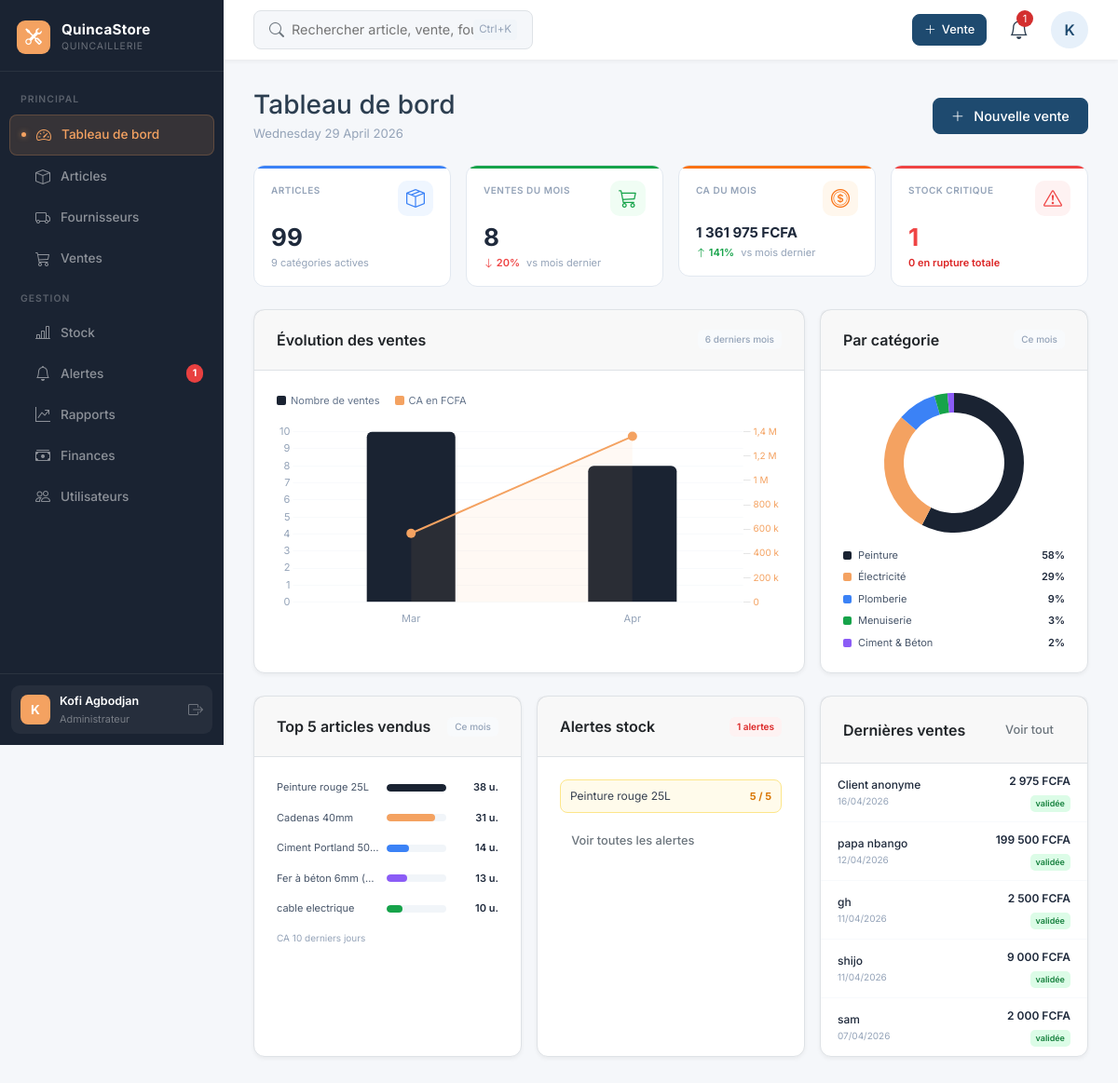
/dashboard.php (signed in), run on the app's committed database.
### tables this page shows
CREATE TABLE `articles` (
  `id` int(11) NOT NULL,
  `nom` varchar(200) NOT NULL,
  `categorie` varchar(100) DEFAULT NULL,
  `fournisseur_id` int(11) DEFAULT NULL,
  `prix_achat` decimal(12,0) DEFAULT NULL,
  `prix_vente` decimal(12,0) NOT NULL,
  `quantite` int(11) DEFAULT 0,
  `stock_minimum` int(11) DEFAULT 5,
  `description` text DEFAULT NULL,
  `created_at` timestamp NOT NULL DEFAULT current_timestamp()
);

CREATE TABLE `ventes` (
  `id` int(11) NOT NULL,
  `utilisateur_id` int(11) NOT NULL,
  `client_nom` varchar(150) DEFAULT NULL,
  `montant_total` decimal(12,0) DEFAULT 0,
  `statut` enum('validée','annulée') DEFAULT 'validée',
  `date_vente` timestamp NOT NULL DEFAULT current_timestamp(),
  `client_telephone` varchar(20) DEFAULT NULL,
  `paiement` enum('especes','mobile_money','carte','virement') DEFAULT 'especes',
  `remise` tinyint(4) DEFAULT 0
);

### config.php (called while the page is built, shortened)
<?php
function fcfa($montant) {
    return number_format((float)$montant, 0, ',', ' ') . ' FCFA';
}

### dashboard.php (the view, shortened to what this page needs)
<?php
require_once 'config.php';
require_once 'database.php';
$stmt = mysqli_prepare($conn, "SELECT COUNT(*) as n FROM articles"); mysqli_stmt_execute($stmt);
$totalArticles = mysqli_fetch_assoc(mysqli_stmt_get_result($stmt))['n'];
$stmt = mysqli_prepare($conn, "SELECT COUNT(*) as n FROM articles WHERE quantite=0"); mysqli_stmt_execute($stmt);
$stockRupture = mysqli_fetch_assoc(mysqli_stmt_get_result($stmt))['n'];
$stmt = mysqli_prepare($conn, "SELECT COUNT(*) as n FROM articles WHERE quantite>0 AND quantite<=stock_minimum"); mysqli_stmt_execute($stmt);
$stockFaible = mysqli_fetch_assoc(mysqli_stmt_get_result($stmt))['n'];
$stmt = mysqli_prepare($conn, "SELECT COUNT(*) as n, COALESCE(SUM(montant_total),0) as ca FROM ventes WHERE MONTH(date_vente)=MONTH(NOW()) AND YEAR(date_vente)=YEAR(NOW()) AND statut='validée'");
mysqli_stmt_execute($stmt); $row = mysqli_fetch_assoc(mysqli_stmt_get_result($stmt));
$ventesMois = $row['n']; $caMois = $row['ca'];
$stmt = mysqli_prepare($conn, "SELECT COUNT(*) as n, COALESCE(SUM(montant_total),0) as ca FROM ventes WHERE MONTH(date_vente)=MONTH(DATE_SUB(NOW(),INTERVAL 1 MONTH)) AND YEAR(date_vente)=YEAR(DATE_SUB(NOW(),INTERVAL 1 MONTH)) AND statut='validée'");
mysqli_stmt_execute($stmt); $rowP = mysqli_fetch_assoc(mysqli_stmt_get_result($stmt));
$varVentes = $rowP['n']>0 ? round(($ventesMois-$rowP['n'])/$rowP['n']*100) : 0;
$varCA     = $rowP['ca']>0 ? round(($caMois-$rowP['ca'])/$rowP['ca']*100) : 0;
$stmt = mysqli_prepare($conn, "SELECT DATE_FORMAT(date_vente,'%b') as m, COUNT(*) as nb, COALESCE(SUM(montant_total),0) as ca FROM ventes WHERE date_vente>=DATE_SUB(NOW(),INTERVAL 6 MONTH) AND statut='validée' GROUP BY DATE_FORMAT(date_vente,'%Y-%m') ORDER BY MIN(date_vente) ASC");
mysqli_stmt_execute($stmt); $chart6m = mysqli_fetch_all(mysqli_stmt_get_result($stmt), MYSQLI_ASSOC);
$stmt = mysqli_prepare($conn, "SELECT a.categorie, SUM(dv.quantite) as total FROM details_vente dv JOIN articles a ON a.id=dv.article_id JOIN ventes v ON v.id=dv.vente_id WHERE v.statut='validée' AND MONTH(v.date_vente)=MONTH(NOW()) AND YEAR(v.date_vente)=YEAR(NOW()) GROUP BY a.categorie ORDER BY total DESC LIMIT 6");
mysqli_stmt_execute($stmt); $catData = mysqli_fetch_all(mysqli_stmt_get_result($stmt), MYSQLI_ASSOC);
$stmt = mysqli_prepare($conn, "SELECT a.nom, SUM(dv.quantite) as total FROM details_vente dv JOIN articles a ON a.id=dv.article_id GROUP BY dv.article_id ORDER BY total DESC LIMIT 5");
mysqli_stmt_execute($stmt); $topArticles = mysqli_fetch_all(mysqli_stmt_get_result($stmt), MYSQLI_ASSOC);
$stmt = mysqli_prepare($conn, "SELECT nom, quantite, stock_minimum, CASE WHEN quantite=0 THEN 'rupture' WHEN quantite<stock_minimum/2 THEN 'critique' ELSE 'faible' END as niveau FROM articles WHERE quantite<=stock_minimum ORDER BY quantite ASC LIMIT 6");
mysqli_stmt_execute($stmt); $alertesStock = mysqli_fetch_all(mysqli_stmt_get_result($stmt), MYSQLI_ASSOC);
$stmt = mysqli_prepare($conn, "SELECT v.id, v.date_vente, v.client_nom, v.montant_total, v.statut, u.nom as vendeur FROM ventes v JOIN users u ON u.id=v.utilisateur_id ORDER BY v.date_vente DESC LIMIT 5");
mysqli_stmt_execute($stmt); $dernieres = mysqli_fetch_all(mysqli_stmt_get_result($stmt), MYSQLI_ASSOC);
$stmt = mysqli_prepare($conn, "SELECT DATE_FORMAT(date_vente,'%d/%m') as j, COALESCE(SUM(montant_total),0) as ca FROM ventes WHERE date_vente>=DATE_SUB(NOW(),INTERVAL 10 DAY) AND statut='validée' GROUP BY DATE_FORMAT(date_vente,'%Y-%m-%d') ORDER BY MIN(date_vente) ASC");
mysqli_stmt_execute($stmt); $spark = mysqli_fetch_all(mysqli_stmt_get_result($stmt), MYSQLI_ASSOC);
?>
<!DOCTYPE html>
<html lang="fr">
<head>
<link href="https://cdn.jsdelivr.net/npm/bootstrap@5.3.0/dist/css/bootstrap.min.css" rel="stylesheet">
<link rel="stylesheet" href="https://cdn.jsdelivr.net/npm/bootstrap-icons@1.11.3/font/bootstrap-icons.min.css">
<link rel="stylesheet" href="assets/style.css">
</head>
<body>
<?php include 'includes/sidebar.php'; ?>
<div class="main-content">
<?php include 'includes/header.php'; ?>
<div class="page-content">
  <div class="d-flex justify-content-between align-items-center mb-4">
    <div>
      <h1 class="h3 mb-1">Tableau de bord</h1>
      <div style="font-size:.82rem;color:#94a3b8"><?= strftime('%A %d %B %Y') ?></div>
    </div>
    <a href="ajouter_vente.php" class="btn btn-primary"><i class="bi bi-plus-lg me-1"></i>Nouvelle vente</a>
  </div>
  <div class="row g-3 mb-4">
    <div class="col-6 col-lg-3">
      <div class="kpi-card blue">
        <div class="kpi-header">
          <div class="kpi-label">Articles</div>
          <div class="kpi-icon" style="background:#eff6ff;color:#3b82f6"><i class="bi bi-box-seam fs-5"></i></div>
        </div>
        <div class="kpi-value"><?= $totalArticles ?></div>
        <div class="kpi-sub">9 catégories actives</div>
      </div>
    </div>
    <div class="col-6 col-lg-3">
      <div class="kpi-card green">
        <div class="kpi-header">
          <div class="kpi-label">Ventes du mois</div>
          <div class="kpi-icon" style="background:#f0fdf4;color:#16a34a"><i class="bi bi-cart3 fs-5"></i></div>
        </div>
        <div class="kpi-value"><?= $ventesMois ?></div>
        <div class="kpi-sub">
          <span class="kpi-trend <?= $varVentes>=0?'up':'down' ?>">
            <i class="bi bi-arrow-<?= $varVentes>=0?'up':'down' ?>"></i> <?= abs($varVentes) ?>%
          </span>&nbsp;vs mois dernier
        </div>
      </div>
    </div>
    <div class="col-6 col-lg-3">
      <div class="kpi-card orange">
        <div class="kpi-header">
          <div class="kpi-label">CA du mois</div>
          <div class="kpi-icon" style="background:#fff7ed;color:#f97316"><i class="bi bi-coin fs-5"></i></div>
        </div>
        <div class="kpi-value kpi-value-sm"><?= fcfa($caMois) ?></div>
        <div class="kpi-sub">
          <span class="kpi-trend <?= $varCA>=0?'up':'down' ?>">
            <i class="bi bi-arrow-<?= $varCA>=0?'up':'down' ?>"></i> <?= abs($varCA) ?>%
          </span>&nbsp;vs mois dernier
        </div>
      </div>
    </div>
    <div class="col-6 col-lg-3">
      <div class="kpi-card red">
        <div class="kpi-header">
          <div class="kpi-label">Stock critique</div>
          <div class="kpi-icon" style="background:#fef2f2;color:#ef4444"><i class="bi bi-exclamation-triangle fs-5"></i></div>
        </div>
        <div class="kpi-value" style="color:#ef4444"><?= $stockFaible+$stockRupture ?></div>
        <div class="kpi-sub"><span style="color:#dc2626;font-weight:600"><?= $stockRupture ?> en rupture totale</span></div>
      </div>
    </div>
  </div>
  <div class="row g-3 mb-4">
    <div class="col-lg-8">
      <div class="card h-100">
        <div class="card-header">
          Évolution des ventes
          <span class="badge-period">6 derniers mois</span>
        </div>
        <div class="card-body">
          <div class="chart-legend mb-3">
            <div class="chart-leg-item"><div class="chart-leg-dot" style="background:#1a2332"></div>Nombre de ventes</div>
            <div class="chart-leg-item"><div class="chart-leg-dot" style="background:#F4A261"></div>CA en FCFA</div>
          </div>
          <div style="position:relative;height:220px"><canvas id="ventesChart"></canvas></div>
        </div>
      </div>
    </div>
    <div class="col-lg-4">
      <div class="card h-100">
        <div class="card-header">
          Par catégorie
          <span class="badge-period">Ce mois</span>
        </div>
        <div class="card-body d-flex flex-column">
          <div style="position:relative;height:150px"><canvas id="catChart"></canvas></div>
          <div class="donut-legend mt-3">
            <?php
            $colors=['#1a2332','#F4A261','#3b82f6','#16a34a','#8b5cf6','#94a3b8'];
            $tot=array_sum(array_column($catData,'total'));
            foreach($catData as $i=>$c):
              $pct=$tot>0?round($c['total']/$tot*100):0;
            ?>
            <div class="donut-leg-row">
              <div class="donut-leg-sq" style="background:<?= $colors[$i%count($colors)] ?>"></div>
              <span class="donut-leg-lbl"><?= htmlspecialchars($c['categorie']) ?></span>
              <span class="donut-leg-pct"><?= $pct ?>%</span>
            </div>
            <?php endforeach; ?>
          </div>
        </div>
      </div>
    </div>
  </div>
  <div class="row g-3">
    <div class="col-lg-4">
      <div class="card h-100">
        <div class="card-header">Top 5 articles vendus <span class="badge-period">Ce mois</span></div>
        <div class="card-body">
          <?php $max=$topArticles[0]['total']??1; $bc=['#1a2332','#F4A261','#3b82f6','#8b5cf6','#16a34a'];
          foreach($topArticles as $i=>$a): ?>
          <div class="topbar-row mb-3">
            <div class="topbar-label"><?= htmlspecialchars($a['nom']) ?></div>
            <div class="topbar-track"><div class="topbar-fill" style="width:<?= round($a['total']/$max*100) ?>%;background:<?= $bc[$i] ?>"></div></div>
            <div class="topbar-val"><?= $a['total'] ?> u.</div>
          </div>
          <?php endforeach; ?>
          <div class="sparkline-label mt-2">CA 10 derniers jours</div>
          <div style="position:relative;height:70px"><canvas id="sparkChart"></canvas></div>
        </div>
      </div>
    </div>
    <div class="col-lg-4">
      <div class="card h-100">
        <div class="card-header">
          Alertes stock
          <?php if($stockFaible+$stockRupture>0): ?>
          <span class="badge-alert"><?= $stockFaible+$stockRupture ?> alertes</span>
          <?php endif; ?>
        </div>
        <div class="card-body">
          <?php if(empty($alertesStock)): ?>
          <p class="text-muted small">Aucune alerte.</p>
          <?php else: foreach($alertesStock as $a): ?>
          <div class="alert-stock-row <?= $a['niveau'] ?>">
            <span class="alert-stock-name"><?= htmlspecialchars($a['nom']) ?></span>
            <span class="alert-stock-qty"><?= $a['quantite'] ?> / <?= $a['stock_minimum'] ?></span>
          </div>
          <?php endforeach; endif; ?>
          <?php if($stockFaible+$stockRupture>0): ?>
          <a href="alertes.php" class="btn btn-sm btn-outline-secondary mt-2 w-100">Voir toutes les alertes</a>
          <?php endif; ?>
        </div>
      </div>
    </div>
    <div class="col-lg-4">
      <div class="card h-100">
        <div class="card-header">Dernières ventes <a href="ventes.php" class="btn btn-sm btn-outline-secondary">Voir tout</a></div>
        <?php foreach($dernieres as $v): ?>
        <div class="vente-row">
          <div>
            <div class="vente-row-client"><?= htmlspecialchars($v['client_nom']?:'Client anonyme') ?></div>
            <div class="vente-row-date"><?= date('d/m/Y', strtotime($v['date_vente'])) ?></div>
          </div>
          <div style="text-align:right">
            <div class="vente-row-montant"><?= fcfa($v['montant_total']) ?></div>
            <span class="vente-row-badge badge-<?= $v['statut'] ?>"><?= $v['statut'] ?></span>
          </div>
        </div>
        <?php endforeach; ?>
      </div>
    </div>
  </div>
</div>
</div>
<script>
Chart.defaults.font.family='Inter,sans-serif';
const TT={backgroundColor:'#1e293b',titleColor:'#f8fafc',bodyColor:'#94a3b8',padding:12,cornerRadius:8,borderWidth:0};
const mois  = <?= json_encode(array_column($chart6m,'m')) ?>;
const nbV   = <?= json_encode(array_map('intval',array_column($chart6m,'nb'))) ?>;
const caArr = <?= json_encode(array_map('intval',array_column($chart6m,'ca'))) ?>;
new Chart(document.getElementById('ventesChart'),{
  type:'bar',
  data:{labels:mois,datasets:[
    {label:'Ventes',data:nbV,backgroundColor:'#1a2332',borderRadius:6,yAxisID:'y',barPercentage:.5,order:2},
    {label:'CA',data:caArr,type:'line',borderColor:'#F4A261',backgroundColor:'rgba(244,162,97,0.07)',fill:true,tension:.4,pointBackgroundColor:'#F4A261',pointRadius:5,pointBorderWidth:0,yAxisID:'y1',borderWidth:2,order:1}
  ]},
  options:{
    responsive:true,maintainAspectRatio:false,
    interaction:{mode:'index',intersect:false},
    plugins:{legend:{display:false},tooltip:{...TT,callbacks:{label:c=>c.datasetIndex===0?` ${c.raw} ventes`:` ${new Intl.NumberFormat('fr-FR').format(c.raw)} FCFA`}}},
    scales:{
      x:{grid:{display:false},ticks:{color:'#94a3b8',font:{size:11}},border:{display:false}},
      y:{grid:{color:'#f8fafc'},ticks:{color:'#94a3b8',font:{size:11}},border:{display:false}},
      y1:{position:'right',grid:{drawOnChartArea:false},ticks:{color:'#F4A261',font:{size:10},callback:v=>new Intl.NumberFormat('fr-FR',{notation:'compact'}).format(v)},border:{display:false}}
    }
  }
});
const catLabels = <?= json_encode(array_column($catData,'categorie')) ?>;
const catVals   = <?= json_encode(array_map('intval',array_column($catData,'total'))) ?>;
const catColors = ['#1a2332','#F4A261','#3b82f6','#16a34a','#8b5cf6','#94a3b8'];
new Chart(document.getElementById('catChart'),{
  type:'doughnut',
  data:{labels:catLabels,datasets:[{data:catVals,backgroundColor:catColors,borderWidth:0,hoverOffset:6}]},
  options:{responsive:true,maintainAspectRatio:false,cutout:'72%',plugins:{legend:{display:false},tooltip:{...TT}}}
});
const spkLabels = <?= json_encode(array_column($spark,'j')) ?>;
const spkData   = <?= json_encode(array_map('intval',array_column($spark,'ca'))) ?>;
new Chart(document.getElementById('sparkChart'),{
  type:'line',
  data:{labels:spkLabels,datasets:[{data:spkData,borderColor:'#3b82f6',backgroundColor:'rgba(59,130,246,0.07)',fill:true,tension:.4,pointRadius:2,pointBackgroundColor:'#3b82f6',borderWidth:1.5}]},
  options:{
    responsive:true,maintainAspectRatio:false,
    plugins:{legend:{display:false},tooltip:{...TT,callbacks:{label:c=>` ${new Intl.NumberFormat('fr-FR').format(c.raw)} FCFA`}}},
    scales:{x:{display:false},y:{display:false}}
  }
});
</script>
</body>
</html>

### data on the page
articles: nom "Peinture rouge 25L", quantite "5", stock_minimum "5"
ventes: client_nom "Client anonyme", date_vente "16/04/2026", montant_total "2 975 FCFA", statut "validée"
ventes: client_nom "papa nbango", date_vente "12/04/2026", montant_total "199 500 FCFA", statut "validée"
ventes: client_nom "gh", date_vente "11/04/2026", montant_total "2 500 FCFA", statut "validée"
ventes: client_nom "shijo", date_vente "11/04/2026", montant_total "9 000 FCFA", statut "validée"
ventes: client_nom "sam", date_vente "07/04/2026", montant_total "2 000 FCFA", statut "validée"

### other printed values
$nbA "1"
substr($user['nom'], 0, 1) "K"
$user['nom'] "Kofi Agbodjan"
$user['role'] "Administrateur"
$nbAlertesH "1"
substr($_SESSION['nom'], 0, 1) "K"
strftime('%A %d %B %Y') "Wednesday 29 April 2026"
$totalArticles "99"
$ventesMois "8"
abs($varVentes) "20"
fcfa($caMois) "1 361 975 FCFA"
abs($varCA) "141"
$stockFaible+$stockRupture "1"
$stockRupture "0"
$c['categorie'] "Peinture"
